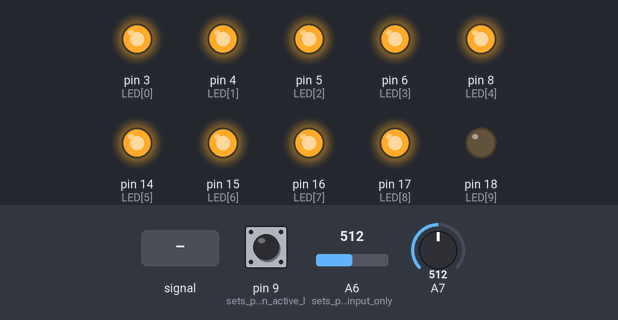
A sketch run on a simulated Arduino Nano, built with avr-gcc and run on an emulated ATmega328P. Parts: output pins drawn as LEDs (lit = HIGH). Dashed ring = blinking. The test bench sets the inputs (shaded band); at power-on: A6 (sets_pin_A6_to_input_only) = 512, A7 = 512, pin 9 (sets_pin_9_as_an_active_l) HIGH. Storage starts empty.

Above: at 1.4 s.
1.5 s: A7 fed a 2 Hz sine of ±306 counts around its level
At 1.68 s:
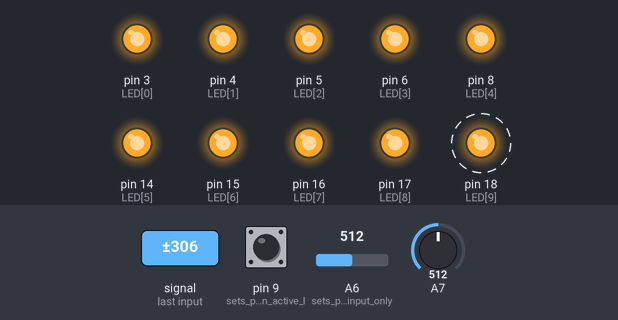
4.5 s: A6 (sets_pin_A6_to_input_only) set to 269
7.5 s: A6 (sets_pin_A6_to_input_only) set to 243
At 7.92 s:
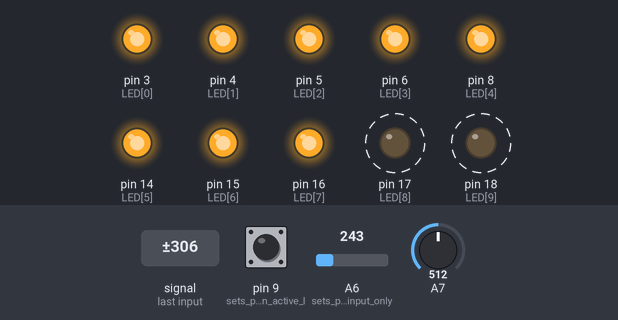
10.5 s: A7 set to 520
At 11.1 s:
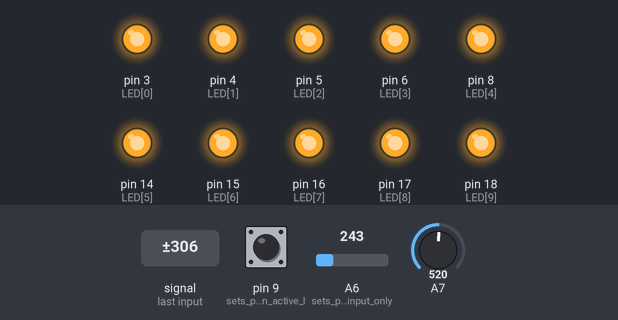
Timing chart, 0 to 13.0 s (numbered marks = the images above; inputs shaded):
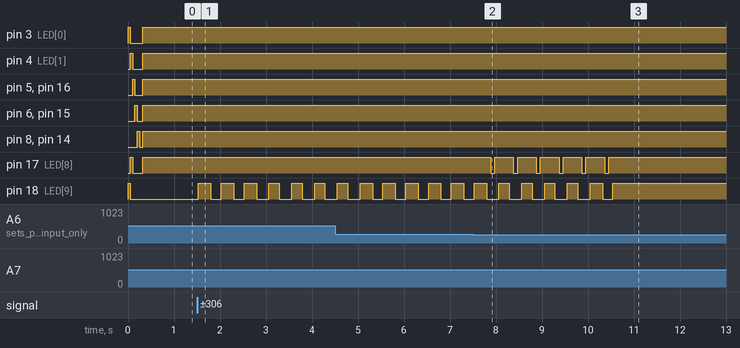

Measured:
- the behaviour switches between 257 and 256 on A6 (sets_pin_A6_to_input_only) (found by bisection; images 1 and 2)
- the behaviour switches between 512 and 513 on A7 (found by bisection; images 2 and 3)
- after the input at 1.5 s, pin 18 (LED[9]): alternates HIGH for 0.25 s and LOW for 0.27 s, starting at once
- after the input at 7.5 s, pin 17 (LED[8]): alternates HIGH for 0.41 s and LOW for 0.09 s, starting after 0.38 s
- after the input at 10.5 s, pin 17 (LED[8]): stops changing and stays HIGH; pin 18 (LED[9]): goes on until 10.5 s, then stays HIGH

The sketch:

EMF_Trinket.ino
```cpp
#include <SPI.h>
#include <SD.h>

const int chipSelect = 10;                                    //changes CS pin to digital 10 as per trinket pinout.
SdFile root;                                                  //microSD root.
boolean card_status;
boolean new_open;                                             //initializes flag for a newly opend file.
String fileName;                                              //file name variable.
String dataString;                                            //data string variable.

unsigned long last = 0;
int n = 0;
int VLin;
int unsigned long VL2;
int VHin;
int unsigned long VH2;
int unsigned long V2;
int readings = 200;                                           //number of measurements to average over.
int unsigned long timeStamp;                                  //time variable.
int LED[10]={3,4,5,6,8,14,15,16,17,18};                       //the sequential pins assigned to the LED bar graph.

void start_Up()                                               //the startup sequence to show device is operational.
{
  for(int i = 0; i < 5; i++)
  {
    for(int j = 0; j < 10; j++)                               //clear all LEDs
    {
      digitalWrite(LED[j], LOW);
    }
    digitalWrite(LED[i], HIGH);                               //light up LEDS 0-4 incrementing
    digitalWrite(LED[9-i], HIGH);                             //and LEDs 9-5 decrementing.
    delay(50);                                                //keep LEDs on for .05 sec.
  }
  for(int j = 0; j < 10; j++)                                 //clear all LEDs
  {
    digitalWrite(LED[j], LOW);
  }
}

int re_Bin(int x)                                             //function that reassigns a log2(x) value such that
{                                                             //small measurements are higher resolution and
  if (x <= 1){return 10;}                                     //higher measurement are lower resolution.
  if (x == 2){return 0;}
  if (x >= 3 and x <= 4){return 1;}
  if (x >= 5 and x <= 8){return 2;}
  if (x >= 9 and x <= 16){return 3;}
  if (x >= 17 and x <= 32){return 4;}
  if (x >= 33 and x <= 64){return 5;}
  if (x >= 65 and x <= 128){return 6;}
  if (x >= 129 and x <= 256){return 7;}
  if (x >= 257 and x <= 512){return 8;}
  if (x >= 513 and x <= 1023){return 9;}
}

int numberFile()                                              //determines the number appended to the file name.
{
int m = 1;                                                    //assumes file number appends 1 in case of empty folder.
  while(SD.exists("data"+String(m)+".csv") == true)           //iterate through files until the last is reacehed.
  {
   m++;
  }
  return(m);                                                  //return file number to append.
}

void setup()
{
  Serial.begin(9600);

  analogReference(EXTERNAL);                                  //references readings to 1.056V/1024 resolution.
  pinMode(A6, INPUT);                                         //sets pin A6 to input only.
  pinMode(A7, INPUT);                                         //'' A7 ''.
  analogRead(A6);                                             //initializes pin A6 external reference.
  analogRead(A7);                                             //'' A7 ''.

  pinMode(9,INPUT_PULLUP);                                    //sets pin 9 as an active low digital input.

  for(int i = 0; i < 10; i++)                                 //sets all LED pins to output only.
  {
    pinMode(LED[i],OUTPUT);
  }

  start_Up();

  if(!SD.begin(chipSelect))                                   //alert the user if sd card not present.
  {
    for(int k = 0; k < 6; k++)                                //flash midle LEDs five times.
    {
      digitalWrite(LED[4],HIGH);
      digitalWrite(LED[5],HIGH);
      delay(100);
      digitalWrite(LED[4],LOW);
      digitalWrite(LED[5],LOW);
      delay(100);
    }
    card_status = false;                                      //set microSD false flag if not present.
    return;
  }
  else{card_status = true;}                                   //set microSD true flag otherwise.

  new_open = true;                                            //set new open flag true.
  int beginTime = millis();                                   //time in milliseconds when initialzation ends.
}

void loop()
  {
  VLin = analogRead(A6);                                      //takes low freq. measurement.
  VLin = constrain(VLin,1,1023);                              //constrains low frq. to 2^10.
  VHin = analogRead(A7);                                      //takes highe freq. measurement.
  VHin = constrain(VHin,1,1023);                              //constrains high frq. to 2^10.
  if (VLin >= 1 or VHin >= 1)                                 //eleminates non-positive measurements.
  {
    VL2 = VL2 + VLin;                                         //running sum of low freq.
    VH2 = VH2 + VHin;                                         //running sum of high freq.
    n++;                                                      //tallies measurements.
  }
  if(n >= readings)                                           //once target # readings reached.
  {
    timeStamp = millis();                                     //time of recording since main loop started
    if(card_status == true)                                   //if a microSD is present.
    {
      if(digitalRead(9) == LOW)                               //if record switch is toggled on.
      {
        if(new_open == true)                                  //if the record file is not newly opened.
        {
          fileName = "data"+String(numberFile())+".csv";      //set the new file name.
          new_open = false;                                   //set new open flag false.
        }
        File dataFile = SD.open(fileName, FILE_WRITE);        //open or create file with file name.
        dataString =                                          //create comma separated string of measurements
          String(timeStamp)+                                  //and timestamp to write to file.
          ", "+String(VL2/n)+
          ", "+String(VH2/n);
        dataFile.println(dataString);                         //append string to file.
//        Serial.println(dataString);
        dataFile.close();                                     //close file to avoid corruption.
      }
      else{new_open = true;}                                  //set new open flag false if record swtich is toggled off.
    }
    V2 = max(VL2,VH2);                                        //choose highest value between low and high.
    int Vout = V2/n;                                          //average the highest sum
    int bar_Delimeter = re_Bin(Vout);                         //re-bin reading for easiest display.
    VL2 = 0;                                                  //reset all dynamic variables.
    VH2 = 0;
    V2 = 0;
    n = 0;
    if (bar_Delimeter == 10)                                  //if average below background emf (1/1024 V)
    {
      for(int k = 0; k < 10; k++)                             //for all LED pins
      {
        digitalWrite(LED[k],LOW);                             //write low to clear display.
      }
    }
    else                                                      //if average above background emf
    {
      for(int i = 0; i < bar_Delimeter+1; i++)                //for log2(averaged readings)
      {
        digitalWrite(LED[i],HIGH);                            //light up LEDs
      }
      for(int j = bar_Delimeter+1; j < 10; j++)               //for the rest
      {
        digitalWrite(LED[j],LOW);                             //"clear" LEDs
      }
    }
  }
}
```
